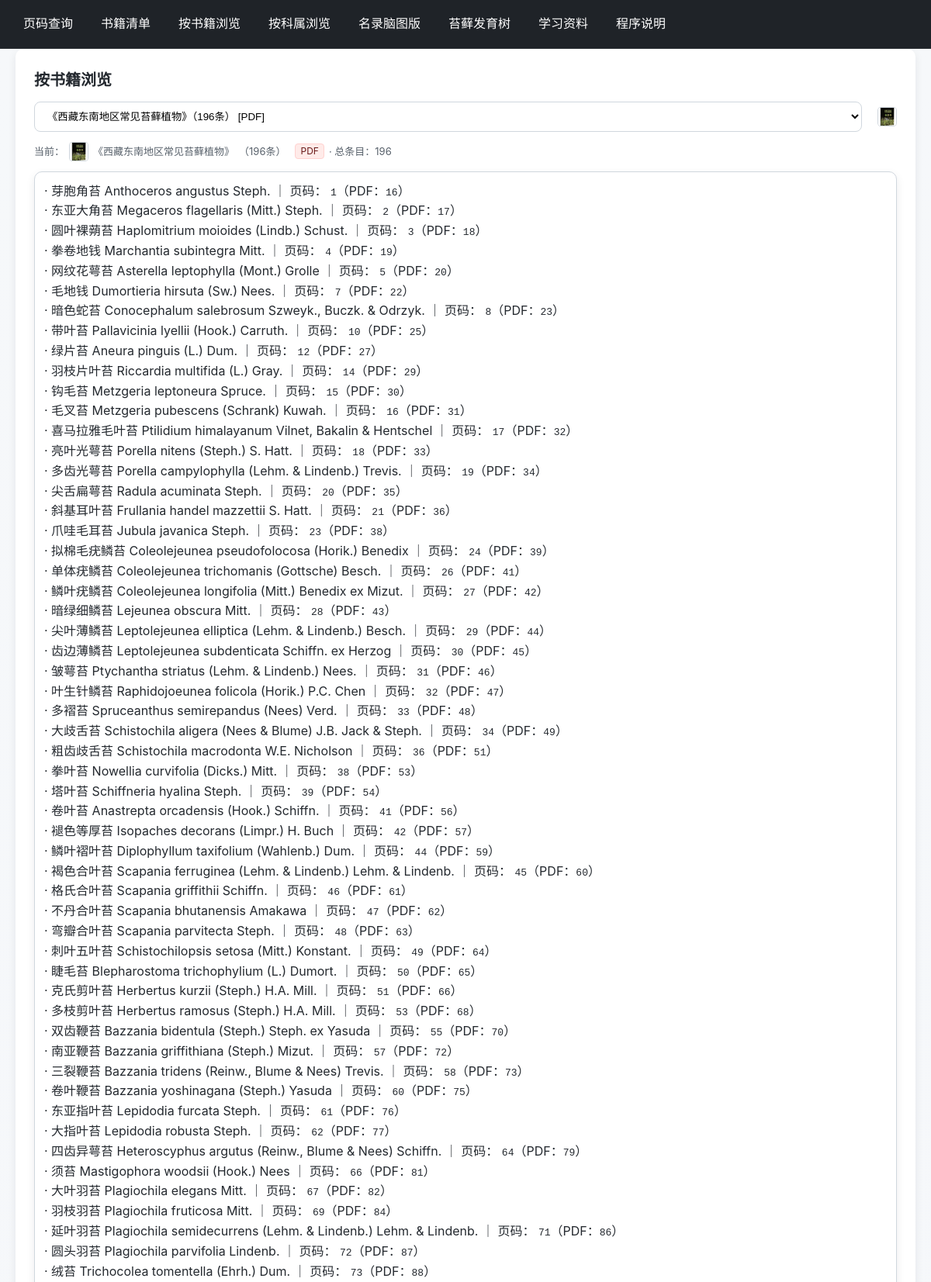
The page /browse?book_id=15 (upper part) on the database its author committed.
### tables this page shows
CREATE TABLE books (
    id INTEGER PRIMARY KEY AUTOINCREMENT,
    book_name TEXT NOT NULL,
    short_name TEXT NOT NULL UNIQUE,
    offset INTEGER DEFAULT 0,
    has_pdf INTEGER DEFAULT 1,
    region TEXT,
    publisher TEXT,
    publish_date TEXT,
    price REAL,
    page INTEGER,
    moss_count INTEGER DEFAULT 0,
    content_format TEXT,
    author TEXT,
    cover_image TEXT,
    notes TEXT
, has_txt INTEGER DEFAULT 0, has_line INTEGER DEFAULT 0, has_spec INTEGER DEFAULT 0, has_env INTEGER DEFAULT 0, has_micro INTEGER DEFAULT 0, has_micro_section INTEGER DEFAULT 0, has_elec INTEGER DEFAULT 0);

CREATE TABLE mosses (
    id INTEGER PRIMARY KEY AUTOINCREMENT,
    moss_name TEXT NOT NULL UNIQUE
);

### app.py (the view)
@app.route("/browse")
def browse():
    books = list_books()
    sel_id_raw = request.args.get("book_id", "").strip()
    selected_id = None
    selected_book = None
    if sel_id_raw:
        for b in books:
            if str(b["id"]) == sel_id_raw:
                selected_id = b["id"]
                selected_book = b
                break
    else:
        if books:
            selected_book = min(books, key=lambda x: x["id"])  # 默认选择ID最小的书籍
            selected_id = selected_book["id"]
    mosses = []
    if selected_book:
        with connect_db(DB_PATH) as conn:
            init_db(conn, clear=False)
            rows = conn.execute(
                """
                SELECT mp.page_id AS page, m.moss_name AS moss, b.offset AS offset, b.has_pdf AS has_pdf
                FROM moss_pages mp
                JOIN mosses m ON m.id = mp.moss_id
                JOIN books b ON b.id = mp.book_id
                WHERE mp.book_id = ?
                """,
                (selected_book["id"],),
            ).fetchall()
        by_moss = {}
        book_offset = 0
        book_has_pdf = 1
        for r in rows:
            p = (r["page"] or "").strip()
            moss = r["moss"]
            book_offset = int(r["offset"]) if r["offset"] is not None else 0
            book_has_pdf = int(r["has_pdf"]) if r["has_pdf"] is not None else 1
            if p:
                by_moss.setdefault(moss, set()).add(p)
        for name, pages in by_moss.items():
            items = []
            for p in sorted(pages, key=page_sort_key):
                pdf = None
                if book_has_pdf and book_offset != 0 and p.isdigit():
                    try:
                        pdf = str(int(p) + book_offset)
                    except Exception:
                        pdf = None
                items.append({"page": p, "pdf": pdf})
            mosses.append({"name": name, "page_items": items})
        mosses.sort(key=lambda e: page_sort_key(e["page_items"][0]["page"]) if e["page_items"] else (10**9, ""))
    return render_template(
        "browse.html",
        books=books,
        selected_id=selected_id,
        selected_book=selected_book,
        mosses=mosses,
    )

### app.py (called while the page is built)
def connect_db(db_path: str) -> sqlite3.Connection:
    conn = sqlite3.connect(db_path)
    conn.row_factory = sqlite3.Row
    return conn

def page_sort_key(s: str):
    import re
    s = (s or "").strip()
    m = re.match(r"^(\d+)", s)
    if m:
        num = int(m.group(1))
        rest = s[m.end():].strip().lower()
    else:
        num = 10**9  # 非数字页码排在最后
        rest = s.lower()
    return (num, rest)

### templates/browse.html
{% extends 'base.html' %}
{% block content %}
<h2>按书籍浏览</h2>
<form method="get" action="{{ url_for('browse') }}">
  <div class="row">
    <div class="col">
      <select class="input" name="book_id" onchange="this.form.submit()">
        {% for b in books %}
          <option value="{{ b.id }}" {% if b.id == selected_id %}selected{% endif %}>{{ b.book_name }}（{{ b.data_count }}条）{% if b.has_pdf %} [PDF]{% endif %}</option>
        {% endfor %}
      </select>
    </div>
    <div style="display:flex; align-items:center; padding-left:8px;">
      {% if selected_book and selected_book.cover_image %}
        <img src="{{ url_for('img_file', filename=selected_book.cover_image) }}" alt="{{ selected_book.book_name }} 封面" style="width:25px; height:25px; object-fit:cover; border:1px solid #d0d7de; border-radius:4px;">
      {% endif %}
    </div>
  </div>
</form>
{% if selected_book %}
  <p class="muted" style="display:flex; align-items:center; gap:6px;">当前：{% if selected_book.cover_image %}<img src="{{ url_for('img_file', filename=selected_book.cover_image) }}" alt="{{ selected_book.book_name }} 封面" style="width:25px; height:25px; object-fit:cover; border:1px solid #d0d7de; border-radius:4px;">{% endif %} <span>{{ selected_book.book_name }}</span>（{{ selected_book.data_count }}条）{% if selected_book.has_pdf %}<span style="margin-left:6px; display:inline-block; padding:0 6px; font-size:12px; line-height:18px; border-radius:4px; background:#ffebe9; color:#6a1b1a; border:1px solid #ffd1cf;">PDF</span>{% endif %} · 总条目：{{ mosses|length }}</p>
  {% if mosses %}
    <div class="card">
      {% for m in mosses %}
        <div>· {{ m.name }} ｜ 页码：
          {% for item in m.page_items %}
            <code>{{ item.page }}</code>{% if item.pdf %}（PDF：<code>{{ item.pdf }}</code>）{% endif %}{% if not loop.last %}、{% endif %}
          {% endfor %}
        </div>
      {% endfor %}
    </div>
  {% else %}
    <div class="flash error">未找到数据。</div>
  {% endif %}
{% else %}
  <div class="flash error">请先选择书籍。</div>
{% endif %}
{% endblock %}

### static/style.css (style rules this page uses)
:root { --bg: #f5f7fb; --surface: #ffffff; --text: #24292f; --muted: #57606a; --border: #d0d7de; --shadow: 0 4px 12px rgba(27,31,35,.08); --radius: 10px; --primary: #228B22; --primary-hover: #1a6e1a; --primary-weak: #e6f4ea; --success-bg: #dafbe1; --success-border: #a8f0bd; --success-text: #1a7f37; --error-bg: #ffebe9; --error-border: #ffd1cf; --error-text: #6a1b1a; }
* { box-sizing: border-box; }
html, body { height: 100%; }
body { font-family: -apple-system, BlinkMacSystemFont, 'Segoe UI', Roboto, 'Helvetica Neue', Arial, 'Noto Sans', 'PingFang SC', 'Microsoft YaHei', sans-serif; margin: 0; color: var(--text); background: linear-gradient(180deg, #f6f8fa 0%, var(--bg) 100%); line-height: 1.6; }
h1, h2, h3 { color: var(--text); margin: 0 0 12px; }
h2 { font-size: 20px; }
.row { display: flex; gap: 12px; flex-wrap: wrap; }
.col { flex: 1 1 280px; min-width: 0; }
.input, select, textarea { width: 100%; padding: 10px 12px; border: 1px solid var(--border); border-radius: 8px; background: #fff; transition: border-color .2s ease, box-shadow .2s ease; }
.input::placeholder { color: #8a959e; }
.muted { color: var(--muted); font-size: 13px; }
.card { border: 1px solid var(--border); border-radius: var(--radius); padding: 12px; margin-bottom: 12px; background: var(--surface); box-shadow: var(--shadow); }
img { border-radius: 6px; }

### rows shown on the page
books: cover_image (picture), book_name "《西藏东南地区常见苔藓植物》", name "芽胞角苔 Anthoceros angustus Steph.", page "1" "2" "3" "4" "5" "7" "8" "10" "12" "14" "15" "16" "17" "18" "19" "20" "21" "23" "24" "26" "27" "28" "29" "30" "31" "32" "33" "34" "36" "38" "39" "41" "42" "44" "45" "46" "47" "48" "49" "50" "51" "53" "55" "57" "58" "60" "61" "62" "64" "66" "67" "69" "71" "72" "73", pdf "16" "17" "18" "19" "20" "22" "23" "25" "27" "29" "30" "31" "32" "33" "34" "35" "36" "38" "39" "41" "42" "43" "44" "45" "46" "47" "48" "49" "51" "53" "54" "56" "57" "59" "60" "61" "62" "63" "64" "65" "66" "68" "70" "72" "73" "75" "76" "77" "79" "81" "82" "84" "86" "87" "88", name "东亚大角苔 Megaceros flagellaris (Mitt.) Steph.", name "圆叶裸蒴苔 Haplomitrium moioides (Lindb.) Schust.", name "拳卷地钱 Marchantia subintegra Mitt.", name "网纹花萼苔 Asterella leptophylla (Mont.) Grolle", name "毛地钱 Dumortieria hirsuta (Sw.) Nees.", name "暗色蛇苔 Conocephalum salebrosum Szweyk., Buczk. & Odrzyk.", name "带叶苔 Pallavicinia lyellii (Hook.) Carruth.", name "绿片苔 Aneura pinguis (L.) Dum.", name "羽枝片叶苔 Riccardia multifida (L.) Gray.", name "钩毛苔 Metzgeria leptoneura Spruce.", name "毛叉苔 Metzgeria pubescens (Schrank) Kuwah.", name "喜马拉雅毛叶苔 Ptilidium himalayanum Vilnet, Bakalin & Hentschel", name "亮叶光萼苔 Porella nitens (Steph.) S. Hatt.", name "多齿光萼苔 Porella campylophylla (Lehm. & Lindenb.) Trevis.", name "尖舌扁萼苔 Radula acuminata Steph.", name "斜基耳叶苔 Frullania handel mazzettii S. Hatt.", name "爪哇毛耳苔 Jubula javanica Steph.", name "拟棉毛疣鳞苔 Coleolejeunea pseudofolocosa (Horik.) Benedix", name "单体疣鳞苔 Coleolejeunea trichomanis (Gottsche) Besch.", name "鳞叶疣鳞苔 Coleolejeunea longifolia (Mitt.) Benedix ex Mizut.", name "暗绿细鳞苔 Lejeunea obscura Mitt.", name "尖叶薄鳞苔 Leptolejeunea elliptica (Lehm. & Lindenb.) Besch.", name "齿边薄鳞苔 Leptolejeunea subdenticata Schiffn. ex Herzog", name "皱萼苔 Ptychantha striatus (Lehm. & Lindenb.) Nees.", name "叶生针鳞苔 Raphidojoeunea folicola (Horik.) P.C. Chen", name "多褶苔 Spruceanthus semirepandus (Nees) Verd.", name "大歧舌苔 Schistochila aligera (Nees & Blume) J.B. Jack & Steph.", name "粗齿歧舌苔 Schistochila macrodonta W.E. Nicholson", name "拳叶苔 Nowellia curvifolia (Dicks.) Mitt.", name "塔叶苔 Schiffneria hyalina Steph.", name "卷叶苔 Anastrepta orcadensis (Hook.) Schiffn.", name "褪色等厚苔 Isopaches decorans (Limpr.) H. Buch", name "鳞叶褶叶苔 Diplophyllum taxifolium (Wahlenb.) Dum.", name "褐色合叶苔 Scapania ferruginea (Lehm. & Lindenb.) Lehm. & Lindenb.", name "格氏合叶苔 Scapania griffithii Schiffn.", name "不丹合叶苔 Scapania bhutanensis Amakawa", name "弯瓣合叶苔 Scapania parvitecta Steph.", name "刺叶五叶苔 Schistochilopsis setosa (Mitt.) Konstant.", name "睫毛苔 Blepharostoma trichophylium (L.) Dumort.", name "克氏剪叶苔 Herbertus kurzii (Steph.) H.A. Mill.", name "多枝剪叶苔 Herbertus ramosus (Steph.) H.A. Mill.", name "双齿鞭苔 Bazzania bidentula (Steph.) Steph. ex Yasuda", name "南亚鞭苔 Bazzania griffithiana (Steph.) Mizut.", name "三裂鞭苔 Bazzania tridens (Reinw., Blume & Nees) Trevis.", name "卷叶鞭苔 Bazzania yoshinagana (Steph.) Yasuda", name "东亚指叶苔 Lepidodia furcata Steph.", name "大指叶苔 Lepidodia robusta Steph.", name "四齿异萼苔 Heteroscyphus argutus (Reinw., Blume & Nees) Schiffn.", name "须苔 Mastigophora woodsii (Hook.) Nees", name "大叶羽苔 Plagiochila elegans Mitt.", name "羽枝羽苔 Plagiochila fruticosa Mitt.", name "延叶羽苔 Plagiochila semidecurrens (Lehm. & Lindenb.) Lehm. & Lindenb.", name "圆头羽苔 Plagiochila parvifolia Lindenb.", name "绒苔 Trichocolea tomentella (Ehrh.) Dum."

### other values the page prints
{{ selected_book.data_count }} "196"
{{ mosses|length }} "196"
form field book_id "《西藏东南地区常见苔藓植物》（196条） [PDF]"
